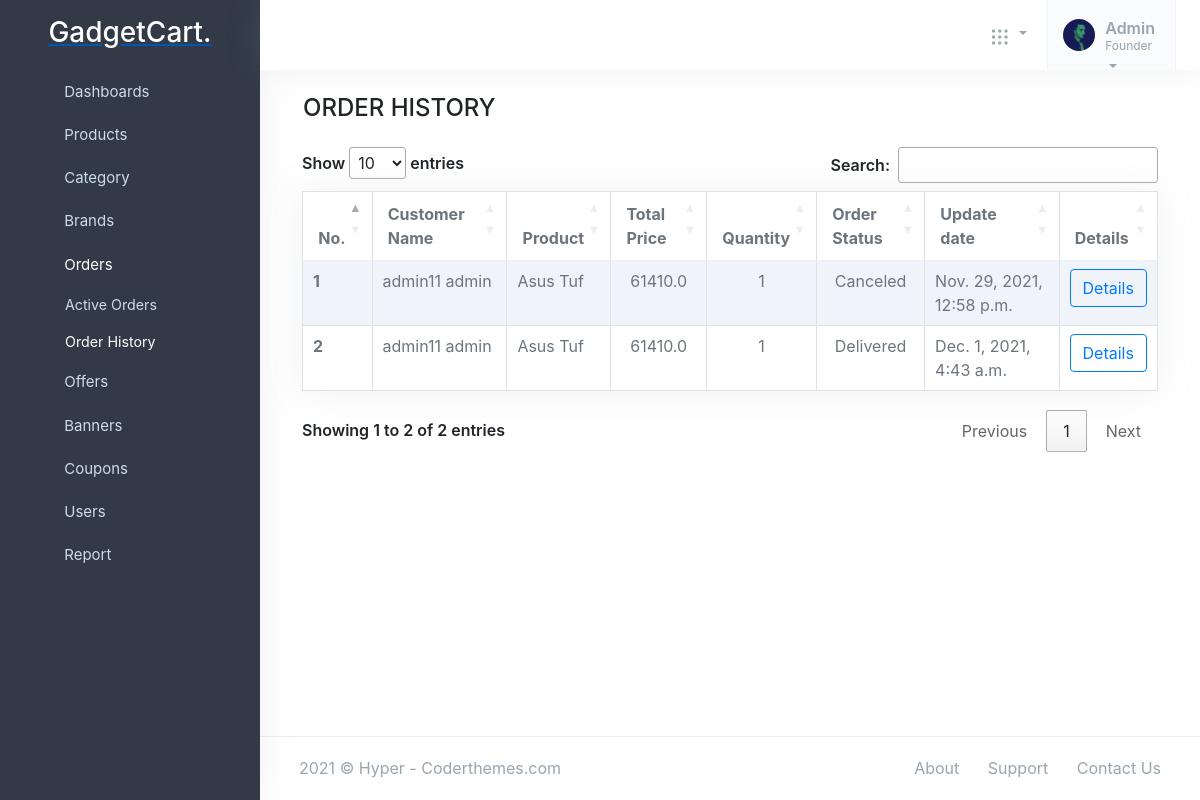
Page /adminpanel/order_history/ on the earlier database version.
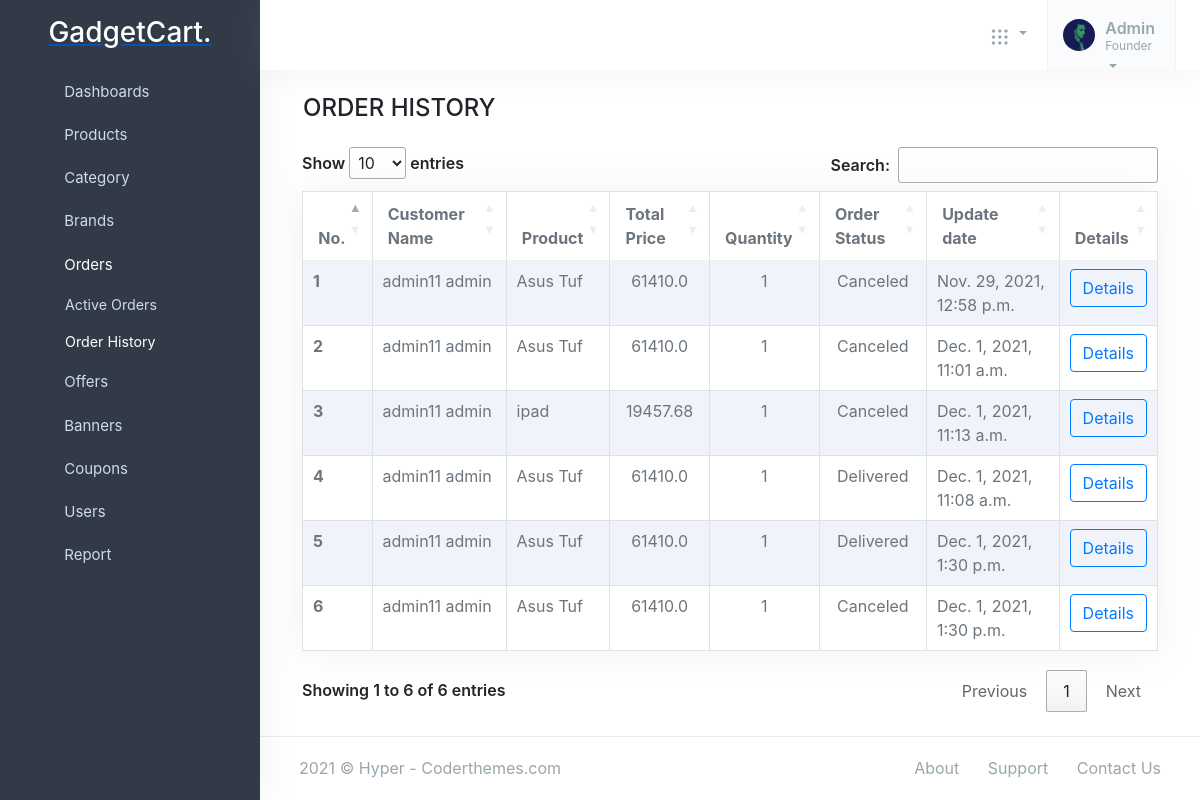
Same page on the later database version.
### orders/models.py (models this page shows, shortened)
class OrderProduct(models.Model):
    order = models.ForeignKey(Order, on_delete=models.CASCADE)
    payment = models.ForeignKey(Payment, on_delete=models.SET_NULL, blank=True, null=True)
    user = models.ForeignKey(Account, on_delete=models.CASCADE)
    product = models.ForeignKey(Product, on_delete=models.CASCADE)
    variations = models.ManyToManyField(Variation, blank=True)
    quantity = models.IntegerField()
    product_price = models.FloatField()
    ordered = models.BooleanField(default=False)
    discount = models.FloatField(default=0)
    created_at = models.DateTimeField(auto_now_add=True)
    updated_at = models.DateTimeField(auto_now=True)
    status = models.CharField(max_length=10, choices=STATUS1, default='New')

### accounts/models.py (models this page shows, shortened)
class Account(AbstractBaseUser,PermissionsMixin):
    first_name = models.CharField(max_length=50)
    last_name = models.CharField(max_length=50)
    username = models.CharField(max_length=50, unique=True)
    email = models.CharField(max_length=50, unique=True)
    phone_number = models.CharField(max_length=50, unique=True)
    date_joined = models.DateTimeField(auto_now_add=True)
    last_login = models.DateTimeField(auto_now_add=True)
    is_admin = models.BooleanField(default=False)
    is_staff = models.BooleanField(default=False)
    is_active = models.BooleanField(default=True)
    is_superadmin = models.BooleanField(default=False)
    is_verified = models.BooleanField(default=False)
    USERNAME_FIELD = 'email'
    REQUIRED_FIELDS = ['username', 'first_name', 'last_name']
    objects = MyAccountManager()
    def full_name(self):
        return f'{self.first_name} {self.last_name}'

### store/models.py (models this page shows, shortened)
class Product(models.Model):
    product_name  = models.CharField(max_length=200, unique=True)
    slug          = models.SlugField(max_length=200, unique=True)
    description   = models.TextField(max_length=500, blank=True)
    price         = models.IntegerField()
    image1        = models.ImageField(upload_to='photos/products')
    image2        = models.ImageField(upload_to='photos/products')
    image3        = models.ImageField(upload_to='photos/products')
    stock         = models.IntegerField()
    is_available  = models.BooleanField(default=True)
    brand         = models.ForeignKey(Brand, on_delete=models.CASCADE)
    category      = models.ForeignKey(Category, on_delete=models.CASCADE)
    created_date  = models.DateTimeField(auto_now_add=True)
    modified_date = models.DateTimeField(auto_now=True)
    def __str__(self):
        return self.product_name
    def get_price(self):
        try:
            if self.productoffer.is_active:
                print('--------product----------')
                offer_price = (self.price / 100) * self.productoffer.discount_offer
                price = self.price - offer_price
                return {'price': price, 'discount': self.productoffer.discount_offer}
            raise
        except:
            try:
                if self.category.categoryoffer.is_active:
                    print('------category--------')
                    offer_price = (self.price / 100) * self.category.categoryoffer.discount_offer
                    price = self.price - offer_price
                    return {'price': price, 'discount': self.category.categoryoffer.discount_offer}
                raise
            except:
                try:
                    if self.brand.brandoffer.is_active:
                        print('------brand-------')
                        offer_price = (self.price / 100) * self.brand.brandoffer.discount_offer
                        price = self.price - offer_price
                        return {'price': price, 'discount': self.brand.brandoffer.discount_offer}
                    raise
                except:
                    print('----else----')
                return {'price': self.price}

### offer/models.py (models this page shows, shortened)
class ProductOffer(models.Model):
    product = models.OneToOneField('store.product', on_delete=CASCADE, null=True, blank=True)
    discount_offer = models.PositiveBigIntegerField(help_text='Offer in percentage')
    is_active = models.BooleanField(default=True)

### adminpanel/views.py (the view)
# urls.py: path('order_history/', views.order_history, name='order_history'),
def order_history(request):
    orders = OrderProduct.objects.filter(status__in=['Delivered','Canceled'])
    context  = {
        'orders' : orders
    }
    return render(request, 'adminpanel/order_history.html', context)

### brand/context_processors.py (called while the page is built)
def menulinks(request):
    links = Brand.objects.all()
    return dict(link=links)

### carts/context_processors.py (called while the page is built, shortened)
def counter(request):
    cart_count = 0
    if 'admin' in request.path:
        return {}
    return dict(cart_count=cart_count)

### category/context_processors.py (called while the page is built)
def menu_links(request):
    links = Category.objects.all()
    return dict(links=links)

### templates/adminpanel/order_history.html (shortened to what this page needs)
{% extends 'adminpanel/base.html' %}
{% load static %}
{% block content %}
<div class="container">
    <h4 class="ml-3 mt-4 mb-4">ORDER HISTORY</h4>
    <div class="col-12" id="tables">
        <table class="table table-striped table-bordered table-hover bg-white bg-body shadow" id="myTable">
            <thead>
                <tr>
                    <th>No.</th>
                    <th>Customer Name</th>
                    <th>Product</th>
                    <th>Total Price</th>
                    <th>Quantity</th>
                    <th>Order Status</th>
                    <th>Update date</th>
                    <th>Details</th>
                </tr>
            </thead>
            <tbody>
                {% for order in orders %}
                <tr>
                    <th scope="row"> {{forloop.counter}} </th>
                    <td>{{order.user.full_name}}</td>
                    <td>{{order.product}}</td>
                    <td>
                        <center>{{ order.product.get_price.price }}</center>
                    </td>
                    <td>
                        <center>{{order.quantity}}</center>
                    </td>
                    <td>
                        <center>
                            {{order.status}}
                        </center>
                    </td>
                    <td>
                        {{order.updated_at}}
                    </td>
                    <td>
                        <a href="" class="btn btn-outline-primary">Details</a>
                    </td>
                </tr>
                {% endfor %}
            </tbody>
        </table>
    </div>
</div>
<footer class="footer">
    <div class="container-fluid">
        <div class="row">
            <div class="col-md-6">
                <script>document.write(new Date().getFullYear())</script> © Hyper - Coderthemes.com
            </div>
            <div class="col-md-6">
                <div class="text-md-end footer-links d-none d-md-block">
                    <a href="javascript: void(0);">About</a>
                    <a href="javascript: void(0);">Support</a>
                    <a href="javascript: void(0);">Contact Us</a>
                </div>
            </div>
        </div>
    </div>
</footer>
{% endblock %}

Differences in the rows shown:
changed OrderProduct: status "Delivered" → "Canceled"; updated_at "Dec. 1, 2021, 4:43 a.m." → "Dec. 1, 2021, 11:01 a.m."
added OrderProduct: user.full_name "admin11 admin", product "ipad", product.get_price.price "19457.68", quantity "1", status "Canceled", updated_at "Dec. 1, 2021, 11:13 a.m."
added OrderProduct: user.full_name "admin11 admin", product "Asus Tuf", product.get_price.price "61410.0", quantity "1", status "Delivered", updated_at "Dec. 1, 2021, 11:08 a.m."
added OrderProduct: user.full_name "admin11 admin", product "Asus Tuf", product.get_price.price "61410.0", quantity "1", status "Delivered", updated_at "Dec. 1, 2021, 1:30 p.m."
added OrderProduct: user.full_name "admin11 admin", product "Asus Tuf", product.get_price.price "61410.0", quantity "1", status "Canceled", updated_at "Dec. 1, 2021, 1:30 p.m."
Other differences:
text written by a page script: "Show entries Search: Showing 1 to 2 of 2 entries Previous 1 Next" → "Show entries Search: Showing 1 to 6 of 6 entries Previous 1 Next"
